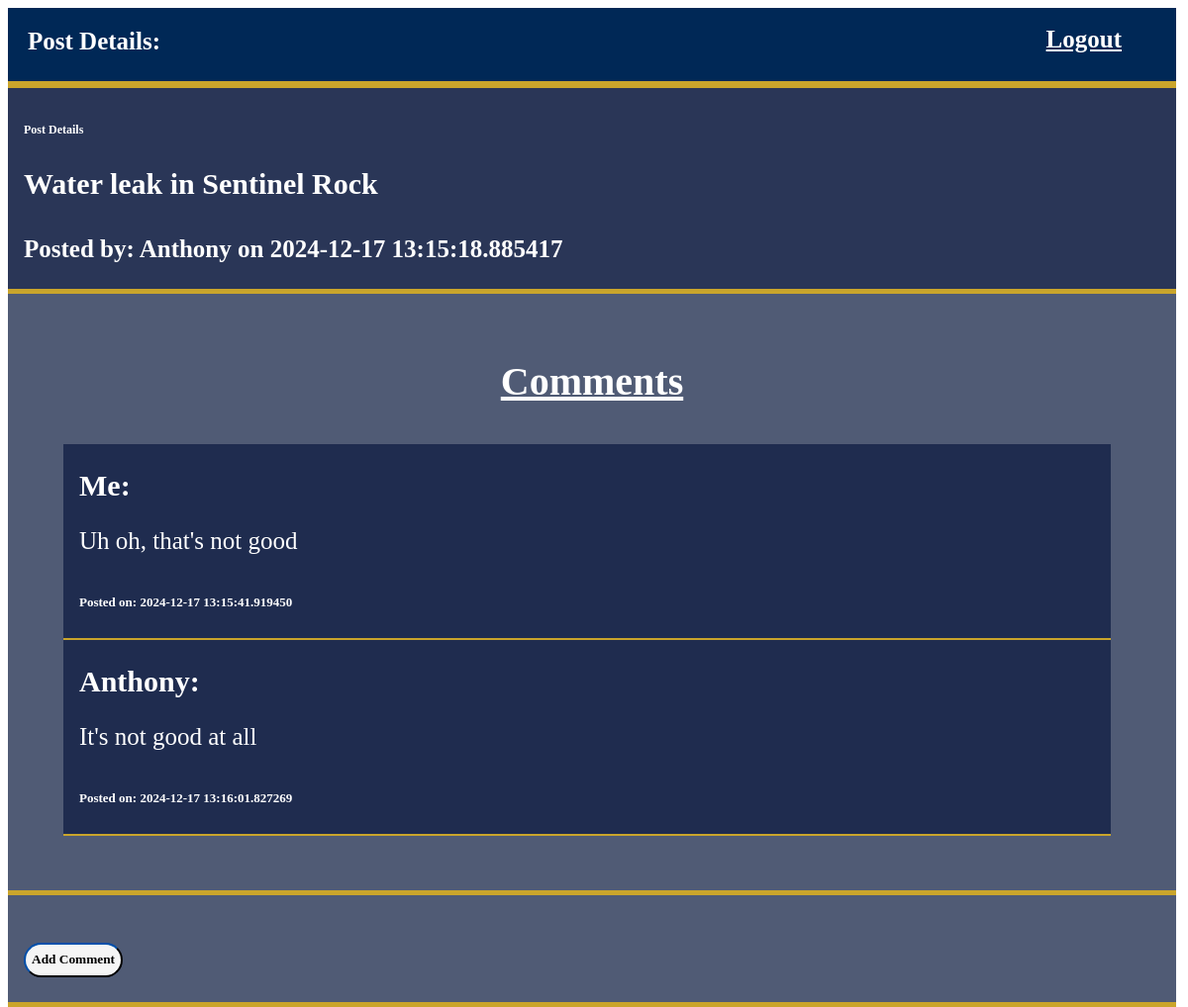
/post/6, run on the app's committed database.
### app.py (models this page shows)
class Posts(db.Model):
    post_id = db.Column(db.Integer, primary_key=True)
    post_comment = db.Column(db.String(10000), nullable = False)
    post_time_date = db.Column(db.DateTime, nullable = False)
    user_id = db.Column(db.Integer, db.ForeignKey('user.id'), nullable = False)
    post_upvotes = db.Column(db.Integer, default = 0)
    post_downvotes = db.Column(db.Integer, default = 0)
    topic_id = db.Column(db.Integer, db.ForeignKey('topics.topic_id'), nullable = False)
    comments = db.relationship('Comments', backref='post', lazy=True)

class User(db.Model):
    id = db.Column(db.Integer, primary_key=True)
    username = db.Column(db.String(80), unique=True, nullable=False)
    password_hash = db.Column(db.String(200), nullable=False)

class Comments(db.Model):
    comment_id = db.Column(db.Integer, primary_key=True)
    comment = db.Column(db.String(10000), nullable = False)
    post_id = db.Column(db.Integer, db.ForeignKey('posts.post_id'), nullable = False)
    comment_time_date = db.Column(db.DateTime, nullable = False)
    user_id = db.Column(db.Integer, db.ForeignKey('user.id'), nullable = False)
    comment_upvotes = db.Column(db.Integer, default = 0)
    comment_downvotes = db.Column(db.Integer, default = 0)

### app.py (the view)
@app.route('/post/<int:post_id>')
def post_comments(post_id):
    post = Posts.query.get(post_id)
    if not post:
        return "Post not found", 404
    post_user = User.query.get(post.user_id)
    comments = db.session.query(Comments, User).join(User, Comments.user_id == User.id).filter(Comments.post_id == post_id).all()
    return render_template('post_comments.html', post=post, post_user=post_user, comments=comments)

### templates/post_comments.html (shortened to what this page needs)
<!doctype html>
<html>
    <head>
        <link rel="stylesheet" href="../static/styles.css" />
    </head>
    <body style="background-color: white">
        <div class="navBar">
            <span class="welcome">Post Details:<br /></span>
            <nav>
                <a class="logout" href="{{ url_for('logout') }}">Logout</a>
            </nav>
        </div>
        <div class="topic_desc">
            <h2>Post Details</h2>
            <p>{{ post.post_comment }}</p>
            <small
                >Posted by: {{ post_user.username }} on {{ post.post_time_date
                }}</small
            >
        </div>
        <div class="posts_list">
            <h3>Comments</h3>
            <ul>
                {% for comment, user in comments %}
                <li class="post">
                    <strong>{{ user.username }}:</strong>
                    <p>{{ comment.comment }}</p>
                    <small>Posted on: {{ comment.comment_time_date }}</small>
                </li>
                {% else %}
                <li>No comments have been made on this post yet!</li>
                {% endfor %}
            </ul>
        </div>
        <div class="posts_list">
            <a href="{{ url_for('add_comment', post_id=post.post_id) }}">
                <button>Add Comment</button>
            </a>
        </div>
    </body>
</html>

### static/styles.css (style rules this page uses)
html { height: 100%; width: 100%; }
body { height: 100%; width: 100%; background-color: #002856; align-items: center; font-family: Calibri; font-weight: 600; }
button { height: 35px; border-radius: 22px; border-color: #002856; background-color: whitesmoke; margin-top: 2%; font-family: Calibri; font-weight: 600; }
h2 { font-size: 12px; }
h3 { position: relative; text-align: center; font-size: 40px; text-decoration: underline; }
.navBar { display: flex; position: relative; justify-content: space-between; padding: 10px 20px; background-color: #002856; border-bottom: 7px solid #caa52b; overflow: hidden; margin-right: 20px; }
.welcome { font-size: 25px; font-weight: bold; color: white; margin-top: 10px; }
.navBar a.logout { color: white; font-size: 25px; padding: 8px 15px; border: #caa52b; background-color: transparent; transition: 0.3s; margin-bottom: 10px; }
.logout, .logout:visited { color: white; font-size: 20px; float: right; margin-right: 20px; }
.topic_desc { position: relative; padding: 25px 16px; border-bottom: 5px solid #caa52b; background-color: #152347e8; color: white; font-size: 30px; margin-right: 20px; }
.posts_list { position: relative; padding: 25px 16px; border-bottom: 5px solid #caa52b; background-color: #152347be; color: white; font-size: 30px; margin-right: 20px; }
.posts_list ul { list-style-type: none; }
.post { background-color: #152347d2; border-bottom: 2px solid #caa52b; color: white; padding: 25px 16px; margin-right: 50px; }
.post p { font-size: 25px; font-weight: 100; }
.post small { font-size: 13px; }

### data on the page
Posts: post_comment "Water leak in Sentinel Rock", post_time_date "2024-12-17 13:15:18.885417"
User: username "Anthony"
Comments: username "Me", comment "Uh oh, that's not good", comment_time_date "2024-12-17 13:15:41.919450"
Comments: username "Anthony", comment "It's not good at all", comment_time_date "2024-12-17 13:16:01.827269"
